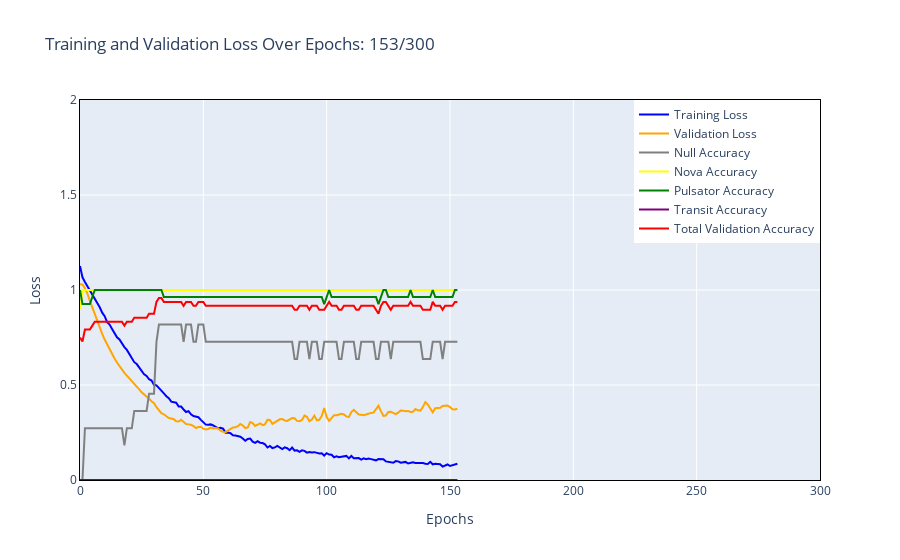

Notebook code cell kept with this figure:
### Markdown cell above
# Training Loop (Single)

### Code cell
kwargs=dict(samples=240, out=3)
model = FourierModelTest(**kwargs)
optim = torch.optim.Adam(model.parameters(), lr=0.003, weight_decay=0.00005)
loss = torch.nn.CrossEntropyLoss().to(device)
gen_train(model, kwargs, optim, loss, train, valid, 300, False)

### Figure 1 — Plotly figure (JSON) as saved in the notebook; plotly's stock layout.template omitted (floating-point values rounded to 4 significant figures; data arrays with more than 128 entries replaced by an {"elided": "..."} marker saying what was removed)
{"data": [{"line": {"color": "blue"}, "mode": "lines", "name": "Training Loss", "type": "scatter", "x": {"elided": "300 int values"}, "y": {"elided": "154 float values"}}, {"line": {"color": "orange"}, "mode": "lines", "name": "Validation Loss", "type": "scatter", "x": {"elided": "300 int values"}, "y": {"elided": "154 float values"}}, {"line": {"color": "gray"}, "mode": "lines", "name": "Null Accuracy", "type": "scatter", "x": {"elided": "300 int values"}, "y": {"elided": "154 float values"}}, {"line": {"color": "yellow"}, "mode": "lines", "name": "Nova Accuracy", "type": "scatter", "x": {"elided": "300 int values"}, "y": {"elided": "154 float values"}}, {"line": {"color": "green"}, "mode": "lines", "name": "Pulsator Accuracy", "type": "scatter", "x": {"elided": "300 int values"}, "y": {"elided": "154 float values"}}, {"line": {"color": "purple"}, "mode": "lines", "name": "Transit Accuracy", "type": "scatter", "x": {"elided": "300 int values"}, "y": {"elided": "154 int values"}}, {"line": {"color": "red"}, "mode": "lines", "name": "Total Validation Accuracy", "type": "scatter", "x": {"elided": "300 int values"}, "y": {"elided": "154 float values"}}], "layout": {"legend": {"x": 1, "xanchor": "right", "y": 1, "yanchor": "top"}, "title": {"text": "Training and Validation Loss Over Epochs: 153/300"}, "xaxis": {"linecolor": "black", "linewidth": 1, "mirror": true, "range": [0, 300], "showline": true, "tickfont": {"size": 12}, "title": {"text": "Epochs"}}, "yaxis": {"linecolor": "black", "linewidth": 1, "mirror": true, "range": [0, 2], "showline": true, "tickfont": {"size": 12}, "title": {"text": "Loss"}}}}
